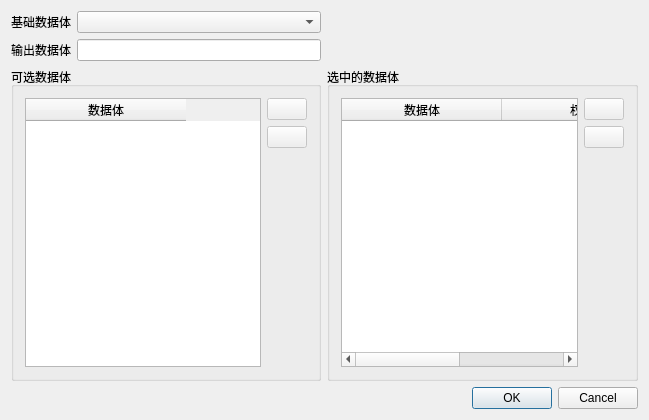
<?xml version="1.0" encoding="UTF-8"?>
<ui version="4.0">
 <class>XDlgMergeDV</class>
 <widget class="QDialog" name="XDlgMergeDV">
  <property name="windowModality">
   <enum>Qt::WindowModal</enum>
  </property>
  <property name="geometry">
   <rect>
    <x>0</x>
    <y>0</y>
    <width>649</width>
    <height>420</height>
   </rect>
  </property>
  <property name="windowTitle">
   <string>合并地震体</string>
  </property>
  <layout class="QGridLayout" name="gridLayout_3">
   <item row="0" column="0">
    <widget class="QLabel" name="label">
     <property name="text">
      <string>基础数据体</string>
     </property>
    </widget>
   </item>
   <item row="0" column="1">
    <widget class="QComboBox" name="comboBox"/>
   </item>
   <item row="1" column="0">
    <widget class="QLabel" name="label_2">
     <property name="text">
      <string>输出数据体</string>
     </property>
    </widget>
   </item>
   <item row="1" column="1">
    <widget class="QLineEdit" name="lineEdit"/>
   </item>
   <item row="2" column="0" colspan="2">
    <widget class="QGroupBox" name="groupBox">
     <property name="title">
      <string>可选数据体</string>
     </property>
     <layout class="QGridLayout" name="gridLayout">
      <item row="2" column="1">
       <spacer name="verticalSpacer">
        <property name="orientation">
         <enum>Qt::Vertical</enum>
        </property>
        <property name="sizeHint" stdset="0">
         <size>
          <width>20</width>
          <height>40</height>
         </size>
        </property>
       </spacer>
      </item>
      <item row="1" column="1">
       <widget class="QPushButton" name="pushButtonL">
        <property name="enabled">
         <bool>false</bool>
        </property>
        <property name="text">
         <string/>
        </property>
        <property name="icon">
         <iconset resource="../xconsole/x.qrc">
          <normaloff>:/Icon/18805.png</normaloff>:/Icon/18805.png</iconset>
        </property>
       </widget>
      </item>
      <item row="0" column="1">
       <widget class="QPushButton" name="pushButtonR">
        <property name="enabled">
         <bool>false</bool>
        </property>
        <property name="text">
         <string/>
        </property>
        <property name="icon">
         <iconset resource="../xconsole/x.qrc">
          <normaloff>:/Icon/18804.png</normaloff>:/Icon/18804.png</iconset>
        </property>
       </widget>
      </item>
      <item row="0" column="0" rowspan="3">
       <widget class="QTableWidget" name="tableWidget">
        <attribute name="horizontalHeaderDefaultSectionSize">
         <number>160</number>
        </attribute>
        <column>
         <property name="text">
          <string>数据体</string>
         </property>
        </column>
       </widget>
      </item>
     </layout>
    </widget>
   </item>
   <item row="2" column="2">
    <widget class="QGroupBox" name="groupBox_2">
     <property name="title">
      <string>选中的数据体</string>
     </property>
     <layout class="QGridLayout" name="gridLayout_2">
      <item row="2" column="1">
       <spacer name="verticalSpacer_2">
        <property name="orientation">
         <enum>Qt::Vertical</enum>
        </property>
        <property name="sizeHint" stdset="0">
         <size>
          <width>20</width>
          <height>40</height>
         </size>
        </property>
       </spacer>
      </item>
      <item row="1" column="1">
       <widget class="QPushButton" name="pushButtonD">
        <property name="enabled">
         <bool>false</bool>
        </property>
        <property name="text">
         <string/>
        </property>
        <property name="icon">
         <iconset resource="../xconsole/x.qrc">
          <normaloff>:/Icon/Downwards.png</normaloff>:/Icon/Downwards.png</iconset>
        </property>
       </widget>
      </item>
      <item row="0" column="1">
       <widget class="QPushButton" name="pushButtonU">
        <property name="enabled">
         <bool>false</bool>
        </property>
        <property name="text">
         <string/>
        </property>
        <property name="icon">
         <iconset resource="../xconsole/x.qrc">
          <normaloff>:/Icon/Upwards.png</normaloff>:/Icon/Upwards.png</iconset>
        </property>
       </widget>
      </item>
      <item row="0" column="0" rowspan="3">
       <widget class="QTableWidget" name="tableWidget_2">
        <attribute name="horizontalHeaderDefaultSectionSize">
         <number>160</number>
        </attribute>
        <column>
         <property name="text">
          <string>数据体</string>
         </property>
        </column>
        <column>
         <property name="text">
          <string>权重</string>
         </property>
        </column>
       </widget>
      </item>
     </layout>
    </widget>
   </item>
   <item row="3" column="2">
    <widget class="QDialogButtonBox" name="buttonBox">
     <property name="standardButtons">
      <set>QDialogButtonBox::Cancel|QDialogButtonBox::Ok</set>
     </property>
    </widget>
   </item>
  </layout>
 </widget>
 <layoutdefault spacing="6" margin="11"/>
 <resources>
  <include location="../xconsole/x.qrc"/>
 </resources>
 <connections>
  <connection>
   <sender>buttonBox</sender>
   <signal>accepted()</signal>
   <receiver>XDlgMergeDV</receiver>
   <slot>accept()</slot>
   <hints>
    <hint type="sourcelabel">
     <x>515</x>
     <y>397</y>
    </hint>
    <hint type="destinationlabel">
     <x>281</x>
     <y>383</y>
    </hint>
   </hints>
  </connection>
  <connection>
   <sender>buttonBox</sender>
   <signal>rejected()</signal>
   <receiver>XDlgMergeDV</receiver>
   <slot>reject()</slot>
   <hints>
    <hint type="sourcelabel">
     <x>602</x>
     <y>395</y>
    </hint>
    <hint type="destinationlabel">
     <x>158</x>
     <y>386</y>
    </hint>
   </hints>
  </connection>
 </connections>
</ui>
